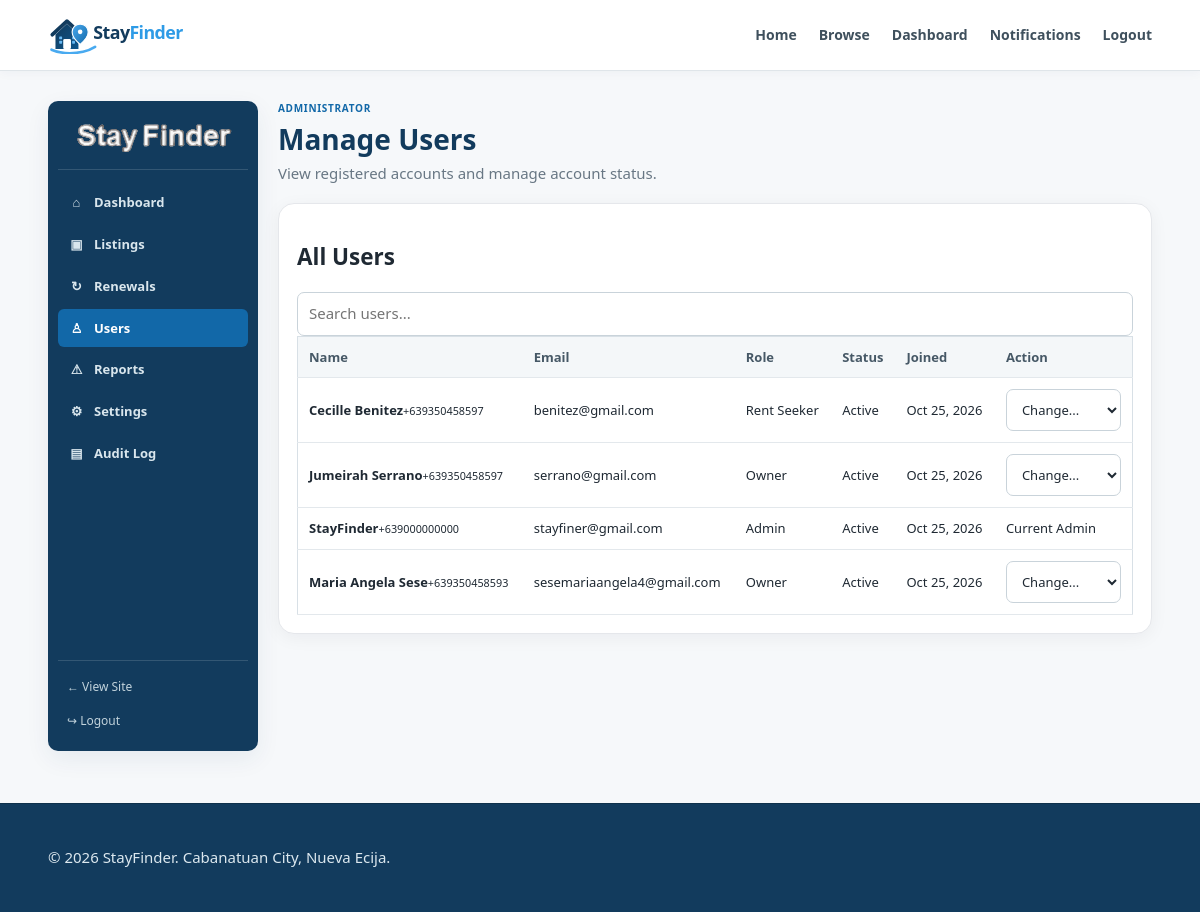
Screenshot of /admin/users.php (signed in) with the database file from the repository.
### tables this page shows
CREATE TABLE `users` (
  `id` int(10) UNSIGNED NOT NULL,
  `full_name` varchar(100) NOT NULL,
  `email` varchar(150) NOT NULL,
  `phone` varchar(30) DEFAULT NULL,
  `password` varchar(255) NOT NULL,
  `role` enum('rent_seeker','owner','admin') NOT NULL DEFAULT 'rent_seeker',
  `status` enum('active','inactive','suspended') NOT NULL DEFAULT 'active',
  `owner_policy_accepted_at` datetime DEFAULT NULL,
  `mayor_permit_path` varchar(255) DEFAULT NULL,
  `mayor_permit_uploaded_at` datetime DEFAULT NULL,
  `created_at` timestamp NULL DEFAULT current_timestamp(),
  `updated_at` timestamp NULL DEFAULT current_timestamp() ON UPDATE current_timestamp()
);

### admin/users.php (the view, shortened to what this page needs)
<?php
require_once '../config/database.php';
$users = $pdo->query('SELECT id, full_name, email, phone, role, status, created_at FROM users ORDER BY created_at DESC')->fetchAll();
require_once '../includes/header.php'; $activeAdmin='users'; require_once '../includes/admin_nav.php';
?>
<div class="admin-page-head"><div><p class="admin-eyebrow">Administrator</p><h1>Manage Users</h1><p>View registered accounts and manage account status.</p></div></div>
<div class="admin-table-card">
    <div class="admin-table-top"><h2>All Users</h2><input id="userSearch" type="search" placeholder="Search users..."></div>
    <div class="table-wrap"><table class="admin-table" id="userTable"><thead><tr><th>Name</th><th>Email</th><th>Role</th><th>Status</th><th>Joined</th><th>Action</th></tr></thead><tbody>
    <?php foreach ($users as $user): ?>
        <tr>
            <td><strong><?= htmlspecialchars($user['full_name'], ENT_QUOTES, 'UTF-8') ?></strong><small><?= htmlspecialchars($user['phone'], ENT_QUOTES, 'UTF-8') ?></small></td>
            <td><?= htmlspecialchars($user['email'], ENT_QUOTES, 'UTF-8') ?></td>
            <td><span class="admin-role <?= htmlspecialchars($user['role'], ENT_QUOTES, 'UTF-8') ?>"><?= htmlspecialchars(ucwords(str_replace('_',' ',$user['role'])), ENT_QUOTES, 'UTF-8') ?></span></td>
            <td><span class="admin-user-status <?= htmlspecialchars($user['status'], ENT_QUOTES, 'UTF-8') ?>"><?= htmlspecialchars(ucfirst($user['status']), ENT_QUOTES, 'UTF-8') ?></span></td>
            <td><?= htmlspecialchars(date('M d, Y', strtotime($user['created_at'])), ENT_QUOTES, 'UTF-8') ?></td>
            <td><?php if ((int)$user['id'] !== (int)$_SESSION['user_id']): ?><form method="post" class="admin-status-form"><select name="status" onchange="this.form.submit()"><option value="">Change...</option></select></form><?php else: ?><span class="admin-current">Current Admin</span><?php endif; ?></td>
        </tr>
    <?php endforeach; ?>
    </tbody></table></div>
</div>
</section></div><?php require_once '../includes/footer.php'; ?>

### assets/css/style.css (style rules this page uses)
:root { --navy:#123b5d;--blue:#1268a8;--blue2:#0e568c;--pale:#eef6fb;--ink:#1f2933;--muted:#687784;--line:#d8e0e6;--bg:#f7f8f9;--white:#fff;--green:#25864a;--red:#b43b3b;--amber:#9a6900 }
* { box-sizing:border-box }
html { scroll-behavior:smooth }
body { margin:0;font-family:"Segoe UI",Arial,sans-serif;background:var(--bg);color:var(--ink);font-size:15px;line-height:1.45 }
button,input,select,textarea { font:inherit }
input,select,textarea { width:100%;padding:10px 11px;border:1px solid #c9d3da;border-radius:6px;background:#fff;color:var(--ink);outline:none }
.table-wrap { overflow-x:auto }
table { width:100%;border-collapse:collapse;background:#fff;border:1px solid var(--line) }
th,td { padding:11px;border-bottom:1px solid #e3e8ec;text-align:left;font-size:13px }
th { background:#f4f7f9;color:#465866;font-weight:700 }
.admin-page-head { display:flex;align-items:flex-end;justify-content:space-between;gap:18px;margin:0 0 18px }
.admin-page-head h1 { margin:0 0 4px;font-size:28px;color:var(--navy) }
.admin-page-head p { margin:0;color:var(--muted) }
.admin-eyebrow { text-transform:uppercase;letter-spacing:.07em;font-size:10px!important;font-weight:700;color:var(--blue)!important;margin-bottom:3px!important }
:root { --navy:#123b5d; --blue:#1268a8; --blue2:#0e568c; --pale:#eef6fb; --ink:#1f2933; --muted:#687784; --line:#d8e0e6; --bg:#f6f8fa; --white:#fff; --green:#25864a; --red:#b43b3b; --amber:#9a6900; --shadow:0 8px 24px rgba(18,59,93,.07); }
body { background:var(--bg);color:var(--ink);font-family:"Segoe UI",Arial,sans-serif }
input,select,textarea { border-radius:7px;border-color:#c9d3da }
.history-card,.admin-table-card { background:#fff;border:1px solid #e5e7eb;border-radius:16px;padding:18px;box-shadow:0 4px 18px rgba(15,23,42,.05) }

### rows the page displays
users: full_name "Cecille Benitez", phone "+639350458597", email "benitez@gmail.com", role "Rent Seeker", status "Active", created_at "Oct 25, 2026"
users: full_name "Jumeirah Serrano", phone "+639350458597", email "serrano@gmail.com", role "Owner", status "Active", created_at "Oct 25, 2026"
users: full_name "StayFinder", phone "+639000000000", email "stayfiner@gmail.com", role "Admin", status "Active", created_at "Oct 25, 2026", shows "Current Admin"
users: full_name "Maria Angela Sese", phone "+639350458593", email "sesemariaangela4@gmail.com", role "Owner", status "Active", created_at "Oct 25, 2026"
